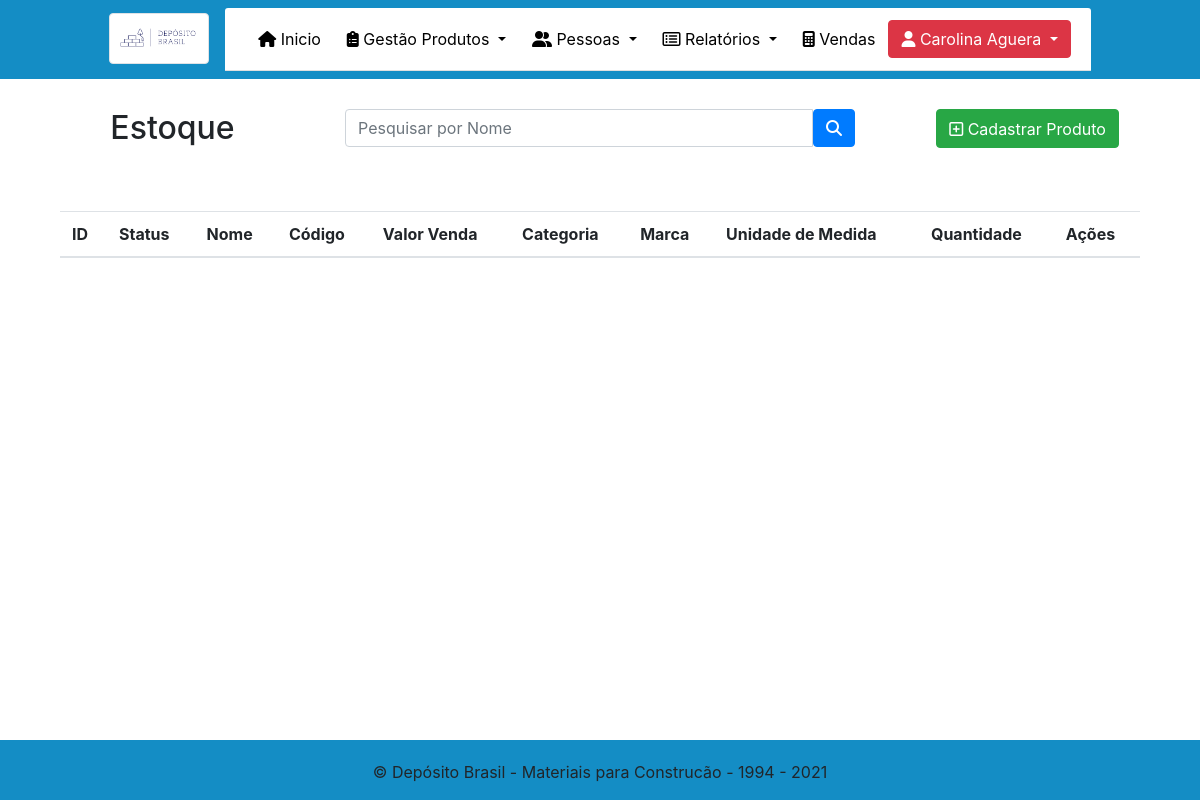
/Admin/Estoque.php (signed in), run on an earlier commit of the app's database.
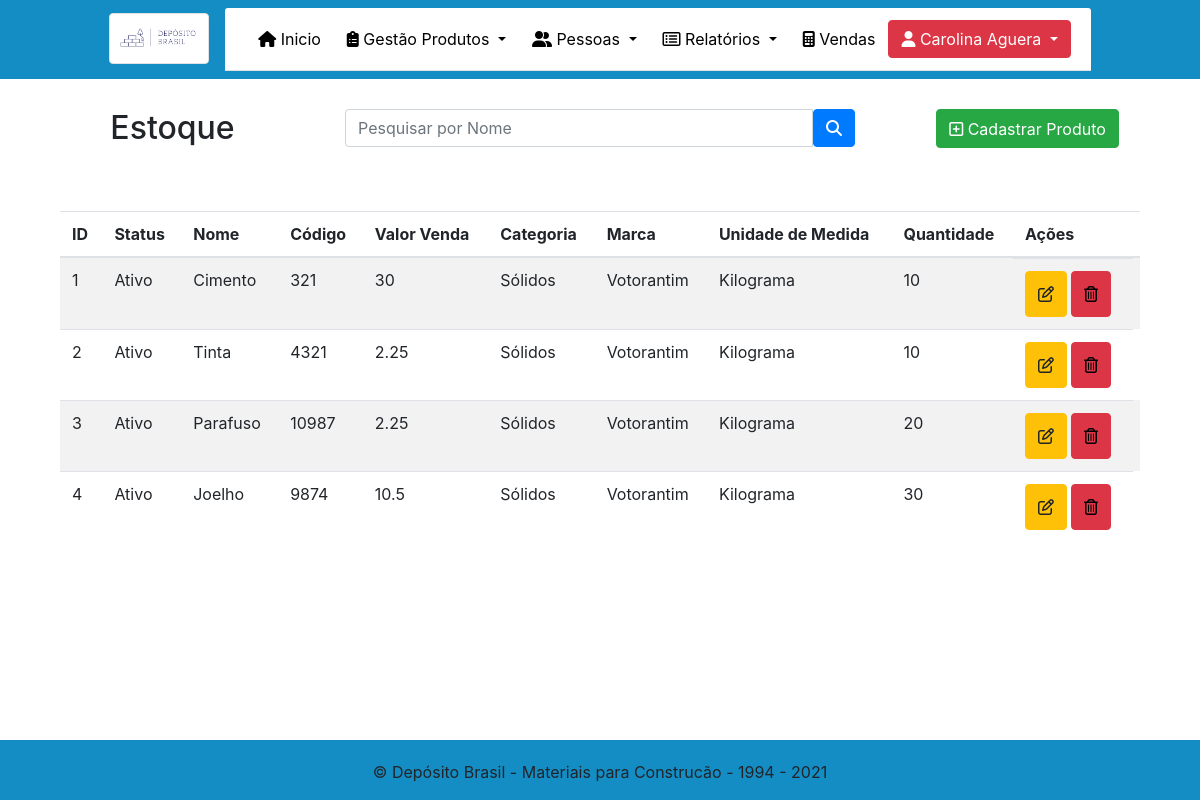
And on a later commit of the database.
### tables this page shows
CREATE TABLE `produto` (
  `id` int(11) NOT NULL,
  `status` tinyint(1) NOT NULL,
  `nome` varchar(200) NOT NULL,
  `valor_venda` double NOT NULL,
  `codigo` int(11) NOT NULL,
  `quantidade` int(11) NOT NULL,
  `Categoria_id` int(11) NOT NULL,
  `Marca_id` int(11) NOT NULL,
  `Medida_id` int(11) NOT NULL
);

CREATE TABLE `categoria` (
  `id` int(11) NOT NULL,
  `status` int(11) NOT NULL,
  `nome` varchar(255) NOT NULL
);

CREATE TABLE `marca` (
  `id` int(11) NOT NULL,
  `status` tinyint(1) NOT NULL,
  `nome` varchar(45) NOT NULL
);

CREATE TABLE `medida` (
  `id` int(11) NOT NULL,
  `status` tinyint(1) NOT NULL,
  `nome` varchar(45) NOT NULL
);

### Admin/Estoque.php (the view, shortened to what this page needs)
<?php
require_once("../dependencias.php");
require_once("../menu.php");
$conexao = mysqli_connect('127.0.0.1', 'root', '', 'tcc');
$where = "";
$sql = "select * from produto" . $where;
$estoque = mysqli_query($conexao, $sql);
?>
<!DOCTYPE html>
<html lang="pt-br">
<head>
</head>
<body class="teste">
    <center>
        <div class="container" style="margin-top: 30px">
            <div class="row">
                <div class="col-sm-3">
                    <h2>Estoque</h2>
                </div>
                <div class="col-sm-6">
                    <div class="container">
                        <form action="Estoque.php" method="post">
                            <div class="input-group ">
                                <input type="text" class="form-control" placeholder="Pesquisar por Nome" name="nomePesquisar">
                                <button class="btn btn-primary" type="submit" name="pesquisar"><i class="fas fa-search"></i></button>
                            </div>
                        </form>
                    </div>
                </div>
                <div class="col-sm-3">
                    <a href="Produto.php" type="button" style="padding-top: 7px; padding-bottom: 6px;" class="btn  btn-success">
                        <i class="far fa-plus-square"></i> Cadastrar Produto
                    </a>
                </div>
            </div>
            <br>
            <br>
            <div class="row container">
                <table class="table table-striped">
                    <thead>
                        <tr>
                            <th scope="col">ID</th>
                            <th scope="col">Status</th>
                            <th scope="col">Nome</th>
                            <th scope="col">Código</th>
                            <th scope="col">Valor Venda</th>
                            <th scope="col">Categoria</th>
                            <th scope="col">Marca</th>
                            <th scope="col">Unidade de Medida</th>
                            <th scope="col">Quantidade</th>
                            <th scope="col">Ações</th>
                        </tr>
                    </thead>
                    <tbody>
                        <?php
                        $conexao = mysqli_connect('127.0.0.1', 'root', '', 'tcc');
                        while ($data = mysqli_fetch_array($estoque)) { ?>
                            <?php
                            $sqlCategoria = "select * from categoria where id = '{$data['Categoria_id']}' ";
                            $categoria = mysqli_query($conexao, $sqlCategoria);
                            $buscaCategoria = mysqli_fetch_array($categoria);
                            $sqlMarca = "select * from marca where id = '{$data['Marca_id']}' ";
                            $marca = mysqli_query($conexao, $sqlMarca);
                            $buscaMarca = mysqli_fetch_array($marca);
                            $sqlMedida = "select * from medida where id = '{$data['Medida_id']}' ";
                            $medida = mysqli_query($conexao, $sqlMedida);
                            $buscaMedida = mysqli_fetch_array($medida);
                            if ($data['status'] == 1) {
                                $statusProduto = 'Ativo';
                            } else {
                                $statusProduto = 'Inativo';
                            }
                            ?>
                            <tr>
                                <td><?= $data['id']  ?></td>
                                <td><?= $statusProduto  ?></td>
                                <td><?= $data['nome']  ?></td>
                                <td><?= $data['codigo']  ?></td>
                                <td><?= $data['valor_venda']  ?></td>
                                <td> <?= $buscaCategoria['nome']  ?></td>
                                <td><?= $buscaMarca['nome']  ?></td>
                                <td><?= $buscaMedida['nome']  ?></td>
                                <td><?= $data['quantidade']  ?></td>
                                <td class="actions d-flex" style="width: 120px;">
                                    <button class="btn btn-warning btn-xs mr-1" style="height: 46px; width: auto;" type="button" data-toggle="modal" data-target="#modalExemplo<?= $data['id'] ?>"><i class="far fa-edit"></i></button>
                                    <button class="btn btn-danger btn-xs" type="button" data-toggle="modal" data-target="#ExemploModalCentralizado<?= $data['id'] ?>"><i class="far fa-trash-alt" style="color: black;"></i></button>
                                </td>
                            </tr>
                        <?php  }
                        ?>
                    </tbody>
                </table>
            </div>
        </div>
    </center>
    <?php
    require_once("rodape.php");
    ?>
</body>
</html>

### dependencias.php (shortened to what this page needs)
<html lang="pt-br">
<link rel="stylesheet" href="https://stackpath.bootstrapcdn.com/bootstrap/4.1.3/css/bootstrap.min.css">

### menu.php (shortened to what this page needs)
<?php
require_once("dependencias.php");
?>
<html lang="pt-br">
<head>
</head>
<body>
    <nav class="navbar navbar-expand-lg navbar-dark flex-container " style="background-color:  rgb(20, 141, 197);">
        <div>
            <a class=" navbar-brand float" href="../Admin/IndexAdmin.php"><img class="img-responsive img-thumbnail" src="../img/dpbrasillogo.png" alt="" width="100px" height="60px"></a>
            <div class="collapse navbar-collapse " id="navbarSupportedContent">
                <ul class="nav navbar-nav card-header">
                    <li class="nav-item"><a href="IndexAdmin.php" type="button" class="btn btn-light"><i class="fas fa-home"></i></span> Inicio</a></li>
                    <li class="nav-item dropdown">
                        <button class="btn btn-secondary dropdown-toggle" type="button" id="dropdownMenuButton" data-toggle="dropdown" aria-haspopup="true" aria-expanded="false"><i class="fas fa-clipboard-list"></i>
                            Gestão Produtos
                        </button>
                    </li>
                    <li class="nav-item dropdown">
                        <button class="btn btn-secondary dropdown-toggle" type="button" id="dropdownMenuButton" data-toggle="dropdown" aria-haspopup="true" aria-expanded="false"><i class="fas fa-user-friends"></i>
                            Pessoas
                        </button>
                    </li>
                    <li class="nav-item dropdown">
                        <button class="btn btn-secondary dropdown-toggle" type="button" id="dropdownMenuButton" data-toggle="dropdown" aria-haspopup="true" aria-expanded="false"><i class="far fa-list-alt"></i>
                            Relatórios
                        </button>
                    </li>
                    <li class="nav-item">
                        <a type="button" class="btn btn-light" href="vendas.php"><i class='fas fa-calculator'></i></span> Vendas</a>
                    </li>
                    <li class="nav-item dropdown">
                        <button style=" float: left;" type="button" class="btn btn-danger dropdown-toggle" id="navbarDropdown" data-toggle="dropdown" aria-haspopup="true" aria-expanded="false">
                            <i class='fas fa-user'></i> <?= $_SESSION['nome_completo']; ?>
                        </button>
                    </li>
                </ul>
            </div>
        </div>
    </nav>
</body>
</html>

### Admin/rodape.php (shortened to what this page needs)
<?php
require_once("../dependencias.php");
?>
<html>
<head>
</head>
<body>
    <footer class="footer fixed-bottom">
        <div class="flex-container">
            <p> &copy; Depósito Brasil - Materiais para Construcão - 1994 - 2021</p>
        </div>
    </footer>
</body>
</html>

### menu.php (style rules this page uses)
.card-header { background-color: white; }
.btn-secondary { color: #000000; background-color: transparent; border-color: transparent; }
@media only screen and (min-width: 992px) { .float { float: left; } }
.btn-light { color: #000000; background-color: transparent; border-color: transparent; }
.flex-container { display: flex; justify-content: center; max-width: 100%; }

### Admin/Estoque.php (style rules this page uses)
.actions { width: 300px; }
.teste { background-image: url("../img/textura2.jpg"); }

### Admin/rodape.php (style rules this page uses)
.footer { background-color: rgb(20, 141, 197); padding-top: 20px; }
.flex-container { display: flex; justify-content: center; }

What changed in the data, as far as the page shows it:
added produto: id "1", status "Ativo", nome "Cimento", codigo "321", valor_venda "30", Categoria.nome "Sólidos", Marca.nome "Votorantim", Medida.nome "Kilograma", quantidade "10"
added produto: id "2", status "Ativo", nome "Tinta", codigo "4321", valor_venda "2.25", Categoria.nome "Sólidos", Marca.nome "Votorantim", Medida.nome "Kilograma", quantidade "10"
added produto: id "3", status "Ativo", nome "Parafuso", codigo "10987", valor_venda "2.25", Categoria.nome "Sólidos", Marca.nome "Votorantim", Medida.nome "Kilograma", quantidade "20"
added produto: id "4", status "Ativo", nome "Joelho", codigo "9874", valor_venda "10.5", Categoria.nome "Sólidos", Marca.nome "Votorantim", Medida.nome "Kilograma", quantidade "30"
